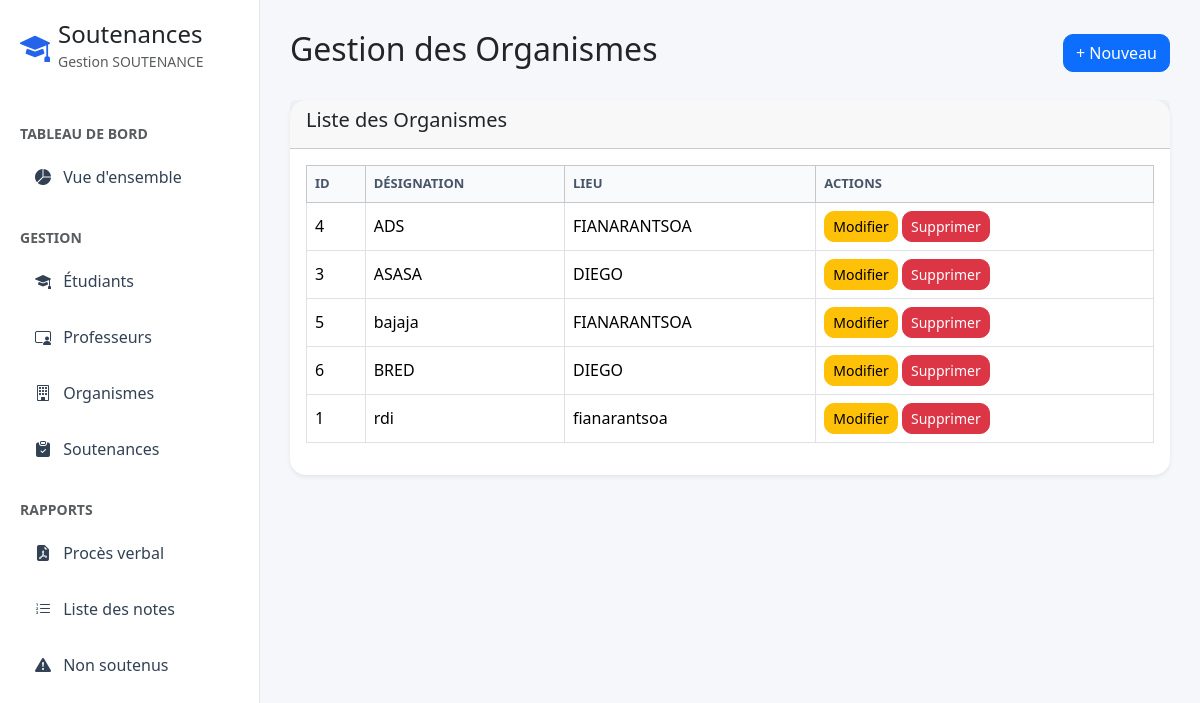
/pages/organismes.php, run on the app's committed database.
### tables this page shows
CREATE TABLE `organisme` (
  `idorg` int(11) NOT NULL,
  `design` varchar(255) NOT NULL,
  `lieu` varchar(255) NOT NULL
);

### pages/organismes.php (the view, shortened to what this page needs)
<?php
include("../includes/config.php");
$result = mysqli_query($conn,"SELECT * FROM organisme ORDER BY design ASC");
include("../includes/header.php");
include("../includes/sidebar.php");
?>
<div class="content">
    <div class="d-flex justify-content-between align-items-center mb-4">
        <h2>Gestion des Organismes</h2>
        <button class="btn btn-primary" data-bs-toggle="modal" data-bs-target="#ajoutModal">
            + Nouveau
        </button>
    </div>
    <div class="card shadow-sm">
        <div class="card-header">
            <h5>Liste des Organismes</h5>
        </div>
        <div class="card-body">
            <table class="table table-bordered table-hover align-middle">
                <thead class="table-light">
                    <tr>
                        <th>ID</th>
                        <th>Désignation</th>
                        <th>Lieu</th>
                        <th>Actions</th>
                    </tr>
                </thead>
                <tbody>
                <?php while($o = mysqli_fetch_assoc($result)){ ?>
                    <tr>
                        <td><?= $o['idorg']; ?></td>
                        <td><?= $o['design']; ?></td>
                        <td><?= $o['lieu']; ?></td>
                        <td>
                            <button class="btn btn-warning btn-sm" data-bs-toggle="modal" data-bs-target="#modif<?= $o['idorg']; ?>">
                                Modifier
                            </button>
                            <a href="organismes.php?supprimer=<?= $o['idorg']; ?>"
                               class="btn btn-danger btn-sm"
                               onclick="return confirm('Supprimer cet organisme ?')">
                                Supprimer
                            </a>
                        </td>
                    </tr>
                <?php } ?>
                </tbody>
            </table>
        </div>
    </div>
</div>
</body>
</html>

### includes/header.php (style rules this page uses)
* { margin:0; padding:0; box-sizing:border-box; }
html, body { width:100%; min-height:100%; overflow-x:hidden; overflow-y:auto; background:#f5f7fb; font-family:Segoe UI,Tahoma,Geneva,Verdana,sans-serif; }
.content { margin-left:260px; min-height:100vh; padding:30px; }
.card { border:none; border-radius:16px; box-shadow:0 6px 18px rgba(0,0,0,.08); }
.table th { background:#f8fafc; color:#475569; text-transform:uppercase; font-size:13px; }
.btn { border-radius:10px; }

### data on the page
organisme: idorg "4", design "ADS", lieu "FIANARANTSOA"
organisme: idorg "3", design "ASASA", lieu "DIEGO"
organisme: idorg "5", design "bajaja", lieu "FIANARANTSOA"
organisme: idorg "6", design "BRED", lieu "DIEGO"
organisme: idorg "1", design "rdi", lieu "fianarantsoa"
